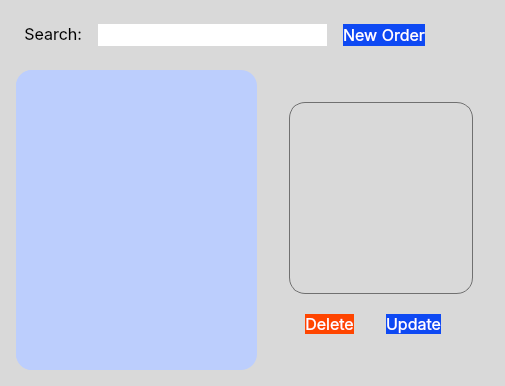
        <widget class="QWidget" name="order_view">
         <property name="styleSheet">
          <string notr="true">QWidget#order_view{
	background-color: #ffffff;
	border-radius: 0px;
}

QWidget{
	background: rgb(217, 217, 217);
	border-radius: 16px;
}
#list_item_4{
	background: rgb(188, 206, 253);
	border-radius: 16px;
}

QPushButton{
	color: white;
	background-color:rgb(14, 73, 243);
}</string>
         </property>
         <layout class="QGridLayout" name="gridLayout_6" rowstretch="1,11" columnstretch="13,7">
          <property name="leftMargin">
           <number>16</number>
          </property>
          <property name="topMargin">
           <number>16</number>
          </property>
          <property name="rightMargin">
           <number>16</number>
          </property>
          <property name="bottomMargin">
           <number>16</number>
          </property>
          <property name="spacing">
           <number>16</number>
          </property>
          <item row="0" column="0" colspan="2">
           <widget class="QWidget" name="head_bar_4" native="true">
            <property name="styleSheet">
             <string notr="true">QPushButton{
	margin: 0px 48px 0px 0px;
	color: white;
	background-color:rgb(14, 73, 243);
}</string>
            </property>
            <layout class="QHBoxLayout" name="horizontalLayout_8" stretch="1,7,2">
             <property name="spacing">
              <number>16</number>
             </property>
             <property name="leftMargin">
              <number>8</number>
             </property>
             <property name="topMargin">
              <number>8</number>
             </property>
             <property name="rightMargin">
              <number>16</number>
             </property>
             <property name="bottomMargin">
              <number>8</number>
             </property>
             <item>
              <widget class="QLabel" name="label_5">
               <property name="font">
                <font>
                 <family>Inter</family>
                 <pointsize>12</pointsize>
                </font>
               </property>
               <property name="text">
                <string>Search:</string>
               </property>
               <property name="alignment">
                <set>Qt::AlignRight|Qt::AlignTop|Qt::AlignTrailing</set>
               </property>
              </widget>
             </item>
             <item>
              <widget class="QLineEdit" name="txt_search_order">
               <property name="sizePolicy">
                <sizepolicy hsizetype="Expanding" vsizetype="Expanding">
                 <horstretch>0</horstretch>
                 <verstretch>0</verstretch>
                </sizepolicy>
               </property>
               <property name="font">
                <font>
                 <family>Inter</family>
                 <pointsize>12</pointsize>
                </font>
               </property>
               <property name="styleSheet">
                <string notr="true">background-color: #fff;</string>
               </property>
               <property name="text">
                <string/>
               </property>
              </widget>
             </item>
             <item>
              <widget class="QPushButton" name="btn_add_order">
               <property name="sizePolicy">
                <sizepolicy hsizetype="Minimum" vsizetype="Expanding">
                 <horstretch>0</horstretch>
                 <verstretch>0</verstretch>
                </sizepolicy>
               </property>
               <property name="font">
                <font>
                 <family>Inter</family>
                 <pointsize>12</pointsize>
                 <fontweight>Medium</fontweight>
                </font>
               </property>
               <property name="text">
                <string>New Order</string>
               </property>
              </widget>
             </item>
            </layout>
           </widget>
          </item>
          <item row="1" column="0">
           <widget class="QWidget" name="list_item_4" native="true">
            <property name="styleSheet">
             <string notr="true">QWidget{
	background:rgb(188, 206, 253);
	border-radius: 16px;
}

QScrollBar:horizontal {
    border: 0px;
    background:rgb(217, 217, 217);
    height: 4px;
    margin: 0px 0px 0 40px;
}       
QScrollBar::handle:horizontal {
    background: rgb(112, 112, 112);
    min-width: 32px;
}        
QScrollBar::add-line:horizontal {
    border: 0px;
    background: rgb(188, 206, 253);
    width: 64px;
    subcontrol-position: left;
    subcontrol-origin: margin;
}

QScrollBar::sub-line:horizontal {
    border: 0px;
    background: rgb(188, 206, 253);
    width: 64px;
    subcontrol-position: right;
    subcontrol-origin: margin;
}

QScrollBar:vertical {
    border: 0px;
	width: 4px;
    background:rgb(217, 217, 217);
    margin: 26px 0px 0px 0px;
}       
QScrollBar::handle:vertical {
    background: rgb(112, 112, 112);
    min-height: 32px;
}        
QScrollBar::add-line:vertical {
    border: 0px;
    background: rgb(188, 206, 253);
    height: 64px;
    subcontrol-position: top;
    subcontrol-origin: margin;
}

QScrollBar::sub-line:vertical {
    border: 0px;
    background: rgb(188, 206, 253);
    height: 64px;
    subcontrol-position: bottom;
    subcontrol-origin: margin;
}


QHeaderView{
	background-color: rgb(188, 206, 253);
}

QHeaderView::section {
    background-color: rgb(188, 206, 253);
	color: rgb(112, 112, 112);
	border: 0px;
	padding: 2px 4px 2px 4px;		
	font-size: 12px;
	font-family: Inter; 
	font-weight: bold;
}
QTableCornerButton::section {
    background-color: rgb(188, 206, 253);
	border-top-left-radius: 16px;
}

QTableWidget { 
	background-color: #ffffff;
	border-width: 0px;
	border-top-left-radius: 16px;
}

QLineEdit, QDateEdit, QComboBox, QTextEdit{
	background-color: #ffffff;
	padding-left: 16px;
}

QTableWidget::item {
	padding-left: 16px;
}

QPushButton, QLabel {
	color: rgb(112, 112, 112);
}

QPushButton:hover {
	color: #fff;
}
</string>
            </property>
            <layout class="QHBoxLayout" name="horizontalLayout_9">
             <property name="spacing">
              <number>0</number>
             </property>
             <property name="leftMargin">
              <number>0</number>
             </property>
             <property name="topMargin">
              <number>0</number>
             </property>
             <property name="rightMargin">
              <number>32</number>
             </property>
             <property name="bottomMargin">
              <number>0</number>
             </property>
             <item>
              <widget class="CustomTableView" name="table_order" native="true"/>
             </item>
            </layout>
           </widget>
          </item>
          <item row="1" column="1">
           <widget class="QWidget" name="order_detail_view" native="true">
            <property name="styleSheet">
             <string notr="true">QTextEdit{
	border: 1px solid rgb(112, 112, 112);
	padding: 8px;
}

QScrollBar:vertical {
    background: rgb(217, 217, 217);
    margin: 0px 0px 0px 0px;
}      </string>
            </property>
            <layout class="QVBoxLayout" name="verticalLayout_9" stretch="11,1">
             <property name="spacing">
              <number>16</number>
             </property>
             <property name="leftMargin">
              <number>16</number>
             </property>
             <property name="topMargin">
              <number>32</number>
             </property>
             <property name="rightMargin">
              <number>16</number>
             </property>
             <property name="bottomMargin">
              <number>32</number>
             </property>
             <item>
              <widget class="QTextEdit" name="info_order">
               <property name="font">
                <font>
                 <family>Inter</family>
                 <pointsize>12</pointsize>
                </font>
               </property>
               <property name="frameShape">
                <enum>QFrame::Box</enum>
               </property>
               <property name="frameShadow">
                <enum>QFrame::Plain</enum>
               </property>
               <property name="lineWidth">
                <number>0</number>
               </property>
               <property name="horizontalScrollBarPolicy">
                <enum>Qt::ScrollBarAlwaysOff</enum>
               </property>
               <property name="lineWrapMode">
                <enum>QTextEdit::FixedColumnWidth</enum>
               </property>
               <property name="readOnly">
                <bool>true</bool>
               </property>
               <property name="html">
                <string>&lt;!DOCTYPE HTML PUBLIC &quot;-//W3C//DTD HTML 4.0//EN&quot; &quot;http://www.w3.org/TR/REC-html40/strict.dtd&quot;&gt;
&lt;html&gt;&lt;head&gt;&lt;meta name=&quot;qrichtext&quot; content=&quot;1&quot; /&gt;&lt;meta charset=&quot;utf-8&quot; /&gt;&lt;style type=&quot;text/css&quot;&gt;
p, li { white-space: pre-wrap; }
hr { height: 1px; border-width: 0; }
li.unchecked::marker { content: &quot;\2610&quot;; }
li.checked::marker { content: &quot;\2612&quot;; }
&lt;/style&gt;&lt;/head&gt;&lt;body style=&quot; font-family:'Inter'; font-size:12pt; font-weight:400; font-style:normal;&quot;&gt;
&lt;p style=&quot;-qt-paragraph-type:empty; margin-top:0px; margin-bottom:0px; margin-left:0px; margin-right:0px; -qt-block-indent:0; text-indent:0px;&quot;&gt;&lt;br /&gt;&lt;/p&gt;&lt;/body&gt;&lt;/html&gt;</string>
               </property>
              </widget>
             </item>
             <item>
              <layout class="QHBoxLayout" name="horizontalLayout_7" stretch="1,1">
               <property name="spacing">
                <number>32</number>
               </property>
               <property name="leftMargin">
                <number>16</number>
               </property>
               <property name="topMargin">
                <number>4</number>
               </property>
               <property name="rightMargin">
                <number>32</number>
               </property>
               <property name="bottomMargin">
                <number>4</number>
               </property>
               <item>
                <widget class="QPushButton" name="btn_del_order">
                 <property name="sizePolicy">
                  <sizepolicy hsizetype="Expanding" vsizetype="Expanding">
                   <horstretch>0</horstretch>
                   <verstretch>0</verstretch>
                  </sizepolicy>
                 </property>
                 <property name="font">
                  <font>
                   <family>Inter</family>
                   <pointsize>12</pointsize>
                   <fontweight>Medium</fontweight>
                  </font>
                 </property>
                 <property name="styleSheet">
                  <string notr="true">background-color: #FF4500;</string>
                 </property>
                 <property name="text">
                  <string>Delete</string>
                 </property>
                </widget>
               </item>
               <item>
                <widget class="QPushButton" name="btn_update_order">
                 <property name="sizePolicy">
                  <sizepolicy hsizetype="Expanding" vsizetype="Expanding">
                   <horstretch>0</horstretch>
                   <verstretch>0</verstretch>
                  </sizepolicy>
                 </property>
                 <property name="font">
                  <font>
                   <family>Inter</family>
                   <pointsize>12</pointsize>
                   <fontweight>Medium</fontweight>
                  </font>
                 </property>
                 <property name="text">
                  <string>Update</string>
                 </property>
                </widget>
               </item>
              </layout>
             </item>
            </layout>
           </widget>
          </item>
         </layout>
        </widget>
